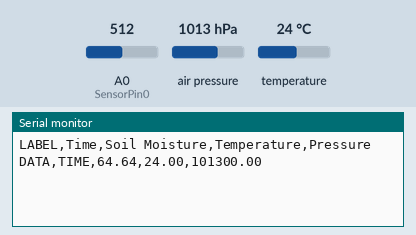
Bench run of a sketch on a simulated Arduino Uno, built with avr-gcc and run on an emulated ATmega328P. Shown: the last lines printed to the serial monitor. The test bench sets the inputs (shaded band); at power-on: air pressure 1013 hPa, A0 (SensorPin0) = 512, temperature 24 °C.

Above: at 1.2 s.
1.3 s: air pressure set to 952 hPa
At 1.3 s:
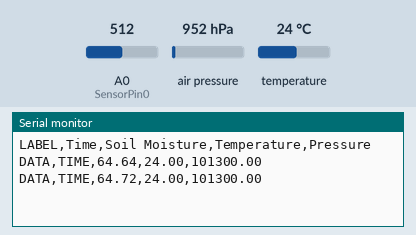
2.8 s: A0 (SensorPin0) set to 716
At 3.9 s:
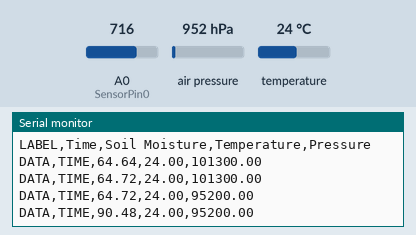
4.3 s: temperature set to 12 °C
At 5.3 s:
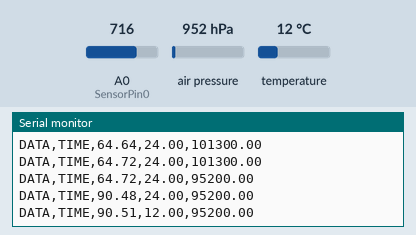
5.8 s: A0 (SensorPin0) set to 900
At 5.8 s:
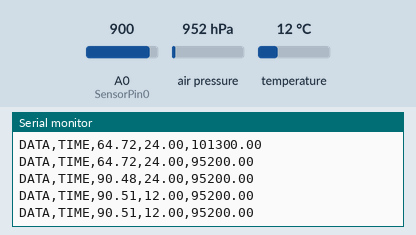
7.3 s: air pressure set to 975 hPa
At 8.5 s:
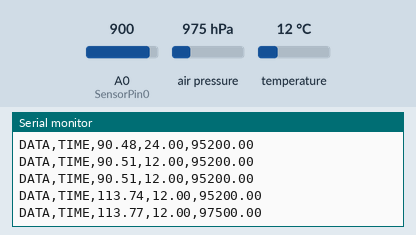
Timing chart, 0 to 9.8 s (numbered marks = the images above; inputs shaded):
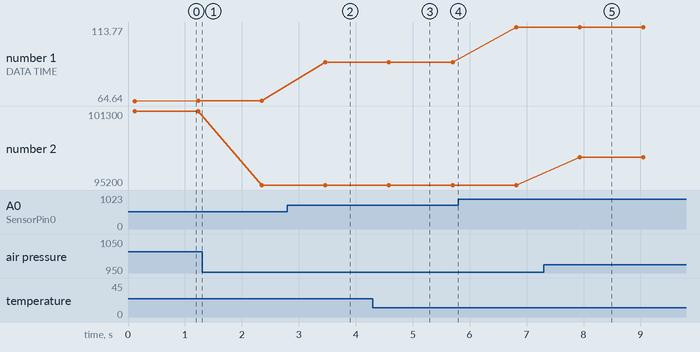

Measured:
- after the input at 2.8 s, the serial monitor: prints a new line after 0.67 s (image 2)
- after the input at 4.3 s, the serial monitor: prints a new line after 0.28 s (image 3)
- after the input at 7.3 s, the serial monitor: prints a new line after 0.64 s (image 5)
- plotted number 1: 64.72 → 90.48 after the input at 2.8 s, 90.51 → 113.74 after the input at 5.8 s
- plotted number 2: 101300 → 95200 after the input at 1.3 s, 95200 → 97500 after the input at 7.3 s

The sketch:

Arduino_to_Excel_via_PLXDAQ_USB.ino
```cpp
#include <Adafruit_BMP280.h>
#include<SoftwareSerial.h>
SoftwareSerial bt(2,3);  // (RX,TX)
#include <Wire.h>
#include <SPI.h>
#include <Adafruit_BMP280.h> //Pressure and temperature sensor libraries
#define SensorPin0 A0
float sensorValue0 = 0;
#define BMP_SCK (13)
#define BMP_MISO (12)
#define BMP_MOSI (11)
#define BMP_CS (10)
//Adafruit_BMP280 bmp(BMP_CS); //software spi
Adafruit_BMP280 bmp(BMP_CS, BMP_MOSI, BMP_MISO, BMP_SCK);


void setup() {
 Serial.begin(9600);
 Serial.println("LABEL,Time,Soil Moisture,Temperature,Pressure");

  if (!bmp.begin()) {
    Serial.println(F("Could not find a valid BMP280 sensor, check wiring!"));
    while (1);
   }

   bmp.setSampling(Adafruit_BMP280::MODE_NORMAL,     // Operating Mode.
                  Adafruit_BMP280::SAMPLING_X2,     // Temp. oversampling
                  Adafruit_BMP280::SAMPLING_X16,    // Pressure oversampling
                  Adafruit_BMP280::FILTER_X16,      // Filtering.
                  Adafruit_BMP280::STANDBY_MS_500); // Standby time.
}


void loop() {
 for (int i = 0; i <= 100; i++) {
   sensorValue0 = sensorValue0 + analogRead(SensorPin0);
   delay(1);
 }
 sensorValue0=sensorValue0/800.0;
 /*Serial.print("Soil Mositure: ");
 Serial.println(sensorValue0);
 delay(1000);

Serial.print("Temperature: ");
Serial.print(bmp.readTemperature());
Serial.println(" *C");

Serial.print("Pressure: ");
Serial.print(bmp.readPressure());
Serial.println(" Pa");*/
Serial.print("DATA,TIME,");
Serial.print(sensorValue0);
Serial.print(",");
Serial.print(bmp.readTemperature());
Serial.print(",");
Serial.println(bmp.readPressure());
delay(1000);
}
```
